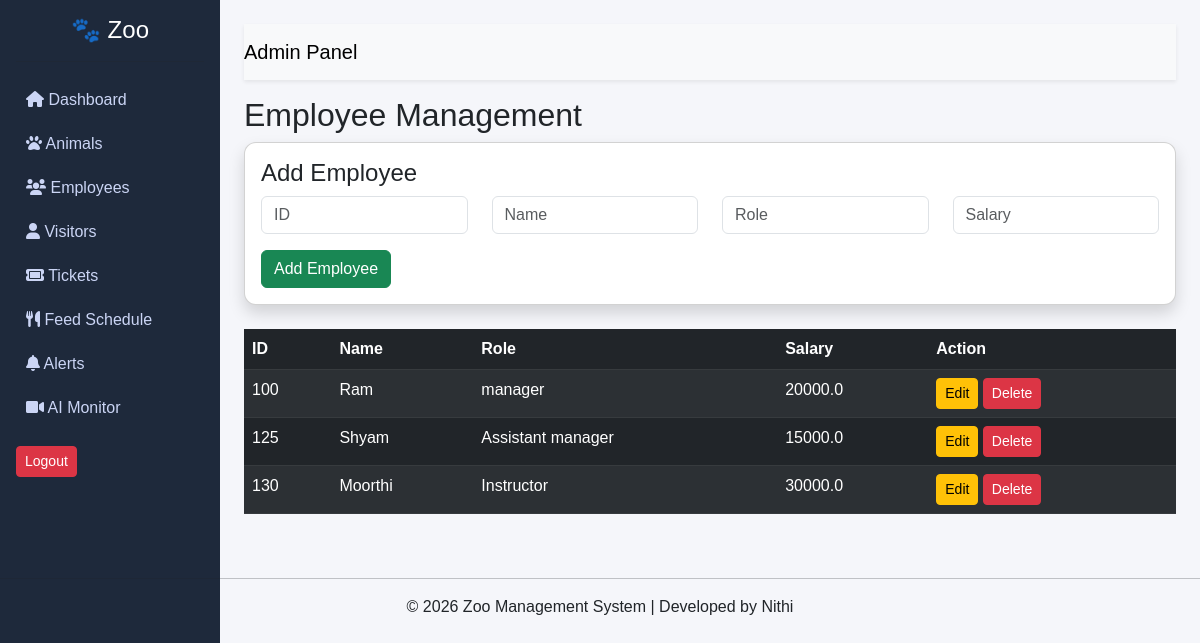
Page /employees (signed in) on the committed database.
### tables this page shows
CREATE TABLE employees (
            emp_id TEXT PRIMARY KEY,
            name TEXT,
            role TEXT,
            salary REAL
        );

### app.py (the view, shortened to what this page needs)
@app.route('/employees', methods=['GET', 'POST'])
def employees():
    if 'user' not in session:
        return redirect('/login')
    data = zoo_db.get_employees()
    return render_template('view_employees.html', employees=data)

### zoo_database.py (called while the page is built)
    def get_employees(self):
        self.cursor.execute("SELECT * FROM employees")
        return self.cursor.fetchall()

### templates/view_employees.html
{% extends "base.html" %}
{% block content %}
<h2>Employee Management</h2>
<div class="card p-3 shadow mb-4">
    <h4>Add Employee</h4>
    <form method="POST">
        <div class="row">
            <div class="col-md-3">
                <input type="text" name="emp_id" class="form-control" placeholder="ID" required>
            </div>
            <div class="col-md-3">
                <input type="text" name="name" class="form-control" placeholder="Name" required>
            </div>
            <div class="col-md-3">
                <input type="text" name="role" class="form-control" placeholder="Role" required>
            </div>
            <div class="col-md-3">
                <input type="number" name="salary" class="form-control" placeholder="Salary" required>
            </div>
        </div>
        <button class="btn btn-success mt-3">Add Employee</button>
    </form>
</div>
<table class="table table-dark table-striped">
    <thead>
        <tr>
            <th>ID</th>
            <th>Name</th>
            <th>Role</th>
            <th>Salary</th>
            <th>Action</th>
        </tr>
    </thead>
    <tbody>
        {% for emp in employees %}
        <tr>
            <td>{{ emp[0] }}</td>
            <td>{{ emp[1] }}</td>
            <td>{{ emp[2] }}</td>
            <td>{{ emp[3] }}</td>
            <td>
                <a href="/edit_employee/{{ emp[0] }}" class="btn btn-warning btn-sm">Edit</a>
                <a href="/delete_employee/{{ emp[0] }}"
                    class="btn btn-danger btn-sm"
                    onclick="return confirm('Delete this employee?');">
                    Delete
                </a>
            </td>
        </tr>
        {% endfor %}
    </tbody>
</table>
{% endblock %}

### static/style.css (style rules this page uses)
body { margin: 0; font-family: Arial, sans-serif; background-color: #f5f6fa; }
.card { border-radius: 12px; }

### rows in the picture
employees: emp_id "100", name "Ram", role "manager", salary "20000.0"
employees: emp_id "125", name "Shyam", role "Assistant manager", salary "15000.0"
employees: emp_id "130", name "Moorthi", role "Instructor", salary "30000.0"
